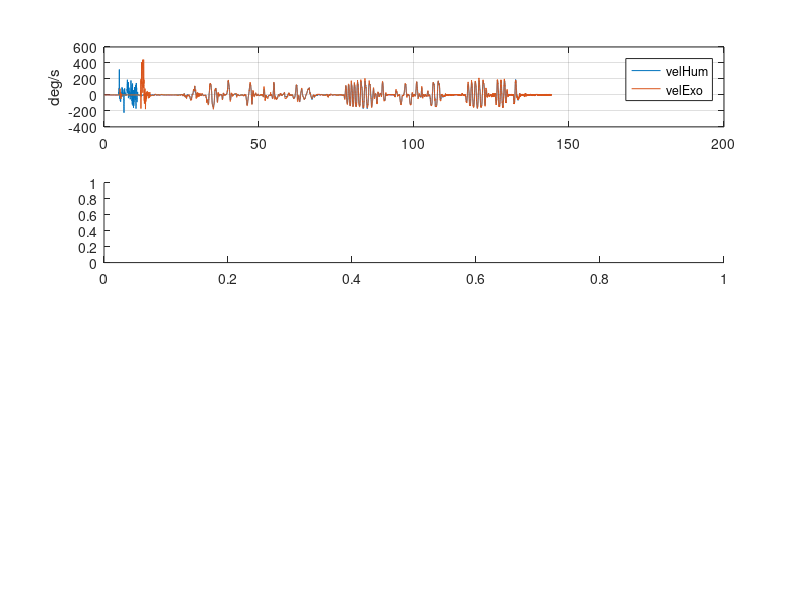

Reproduce this figure in MATLAB. (Note: this script raises an error after producing the figure.)
clc
clear all
close all

% abc_data = importdata('2021-02-28-19-10-01.txt');
% abc_data = importdata('abc_com_ID/2021-03-27-21-56-05.txt');
% abc_data = importdata('abc_acc_motor_/2021-03-28-09-51-40.txt');
% akf_data = importdata('cac_com_IDcorr_com_ff_fb/akf-2021-03-28-10-41-27.txt');
% abc_data = importdata('cac_com_IDcorr_com_ff_fb/2021-03-28-10-41-27.txt');
% abc_data = importdata('abc_sem_ID/2021-03-27-21-59-14.txt');
% abc_data = importdata('cac_sem_ID_vel_hum/2021-03-27-23-05-07.txt'); % !!
% akf_data = importdata('cac_sem_ID_vel_hum/akf-2021-03-27-23-05-07.txt'); %!!
% abc_data = importdata('2021-05-08-19-49-00.txt'); %usado para o texto do TCC
% akf_data = importdata('akf-2021-05-08-19-49-00.txt'); %usado para o texto do TCC
abc_data = importdata('2021-09-14-19-22-41.txt');
akf_data = importdata('akf-2021-09-14-19-22-41.txt');
t_end = abc_data.data(end,1) 
length(akf_data(:,1))/t_end*4

% figure, plot(abc_data.data(:,1), rad2deg([abc_data.data(:,2) abc_data.data(:,4)])), grid on
% legend('velHum','accHum')

%%
% close all

Kp = 0.5436;
Ki = 11.560;
figure, 
subplot(4,1,1)
plot(abc_data.data(:,1), rad2deg([abc_data.data(:,2) abc_data.data(:,3)])), grid on
legend('velHum','velExo'), ylabel('deg/s')

subplot(4,1,2)
plot(abc_data.data(:,1), Ks*(abc_data.data(:,6) - abc_data.data(:,7))), hold on
plot(abc_data.data(:,1), -We*Le*sin(abc_data.data(:,7))), grid on
legend('Tsea','T_W'), ylabel('N.m')

subplot(4,1,3)
plot(abc_data.data(:,1), rad2deg(abc_data.data(:,7))), grid on
legend('theta_{exo}'), ylabel('deg')

subplot(4,1,4)
des_current = -0*We*Le*sin(abc_data.data(:,7)) + Je*abc_data.data(:,4) + ...
                Kp*(abc_data.data(:,4) - abc_data.data(:,5)) + ...
                Ki*(abc_data.data(:,2) - abc_data.data(:,3));
            % + Ja*abc_data.data(:,9)
des_current = des_current/(N*KI);
CURRENT_MAX = 3.1400;
plot(abc_data.data(:,1), des_current), hold on
yline(CURRENT_MAX,'--r',{'I_{max}'})
yline(-CURRENT_MAX,'--r'), grid on
legend('Motor I_d'), ylabel('A')

%% AKF comparative
% obs: vel_act and m_current is probably missing on zk

figure, plot(abc_data.data(:,1), rad2deg(abc_data.data(:,2))), grid on
hold on,
plot(akf_data(:,1), rad2deg(akf_data(:,7)))
plot(akf_data(:,1), rad2deg(akf_data(:,8)))
title('Hum Vel')

figure, plot(abc_data.data(:,1), rad2deg(abc_data.data(:,3))), grid on
hold on,
plot(akf_data(:,1), rad2deg(akf_data(:,5)))
plot(akf_data(:,1), rad2deg(akf_data(:,9)))
title('Exo Vel')

figure, plot(abc_data.data(:,1), rad2deg(abc_data.data(:,8))), grid on
hold on,
plot(akf_data(:,1), rad2deg(akf_data(:,6)))
title('Act Vel')

% Usando no texto do Tcc:
%%
fd_acc = zeros(1, 2);
j = 1;
for i = 1:length(abc_data.data(:,4))
    if abc_data.data(i,4) ~= 0
        fd_acc(j,1) = abc_data.data(i,1);
        fd_acc(j,2) = abc_data.data(i,4);
        j = j+1;
    end
end

clc, close all
figure('Name','Angular acceleration','Color',[1 1 1]),
plot(fd_acc(:,1), rad2deg(fd_acc(:,2)),...
     'LineWidth',1.0), grid on
hold on,
plot(akf_data(:,1), rad2deg(akf_data(:,8)),'-.',...
     'LineWidth',2.0)
ax = gca;
ax.FontSize = 12; ax.LineWidth = 0.7; ax.GridAlpha = 0.5;
xlabel('time (s)'), ylabel('deg/s^2')
legend('FD','Kalman','Orientation','horizontal')
% title('Human Acceleration')


figure, plot(abc_data.data(:,1), rad2deg(abc_data.data(:,5))), grid on
hold on,
plot(akf_data(:,1), rad2deg(akf_data(:,9)))
xlabel('time (s)')
title('Exo Acceleration')

figure, plot(akf_data(:,1), akf_data(:,10)), grid on, title('Int Torque')